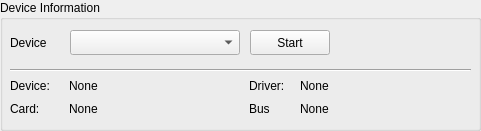
      <widget class="QGroupBox" name="groupBoxCaptureDeviceInformation">
       <property name="geometry">
        <rect>
         <x>10</x>
         <y>10</y>
         <width>481</width>
         <height>131</height>
        </rect>
       </property>
       <property name="title">
        <string>Device Information</string>
       </property>
       <widget class="QLabel" name="labelCaptureDeviceInformationDeviceFIxed">
        <property name="geometry">
         <rect>
          <x>10</x>
          <y>30</y>
          <width>50</width>
          <height>25</height>
         </rect>
        </property>
        <property name="minimumSize">
         <size>
          <width>50</width>
          <height>25</height>
         </size>
        </property>
        <property name="maximumSize">
         <size>
          <width>50</width>
          <height>25</height>
         </size>
        </property>
        <property name="text">
         <string>Device</string>
        </property>
       </widget>
       <widget class="QComboBox" name="comboBoxCaptureDeviceInformation">
        <property name="geometry">
         <rect>
          <x>70</x>
          <y>30</y>
          <width>170</width>
          <height>25</height>
         </rect>
        </property>
        <property name="minimumSize">
         <size>
          <width>170</width>
          <height>25</height>
         </size>
        </property>
        <property name="maximumSize">
         <size>
          <width>170</width>
          <height>25</height>
         </size>
        </property>
       </widget>
       <widget class="QPushButton" name="pushButtonCaptureDeviceInformationStart">
        <property name="geometry">
         <rect>
          <x>250</x>
          <y>30</y>
          <width>80</width>
          <height>25</height>
         </rect>
        </property>
        <property name="minimumSize">
         <size>
          <width>80</width>
          <height>25</height>
         </size>
        </property>
        <property name="maximumSize">
         <size>
          <width>80</width>
          <height>25</height>
         </size>
        </property>
        <property name="text">
         <string>Start</string>
        </property>
       </widget>
       <widget class="QLabel" name="labelCaptureDeviceInformationDeviceFixed">
        <property name="geometry">
         <rect>
          <x>10</x>
          <y>77</y>
          <width>61</width>
          <height>17</height>
         </rect>
        </property>
        <property name="text">
         <string>Device:</string>
        </property>
       </widget>
       <widget class="Line" name="lineCaptureDeviceInformation">
        <property name="geometry">
         <rect>
          <x>10</x>
          <y>60</y>
          <width>461</width>
          <height>20</height>
         </rect>
        </property>
        <property name="orientation">
         <enum>Qt::Horizontal</enum>
        </property>
       </widget>
       <widget class="QLabel" name="labelCaptureDeviceInformationDevice">
        <property name="geometry">
         <rect>
          <x>69</x>
          <y>77</y>
          <width>161</width>
          <height>17</height>
         </rect>
        </property>
        <property name="text">
         <string>None</string>
        </property>
       </widget>
       <widget class="QLabel" name="labelCaptureDeviceInformationCardFixed">
        <property name="geometry">
         <rect>
          <x>10</x>
          <y>100</y>
          <width>34</width>
          <height>17</height>
         </rect>
        </property>
        <property name="text">
         <string>Card:</string>
        </property>
       </widget>
       <widget class="QLabel" name="labelCaptureDeviceInformationCard">
        <property name="geometry">
         <rect>
          <x>69</x>
          <y>100</y>
          <width>161</width>
          <height>17</height>
         </rect>
        </property>
        <property name="text">
         <string>None</string>
        </property>
       </widget>
       <widget class="QLabel" name="labelCaptureDeviceInformationDriverFixed">
        <property name="geometry">
         <rect>
          <x>249</x>
          <y>77</y>
          <width>61</width>
          <height>17</height>
         </rect>
        </property>
        <property name="text">
         <string>Driver:</string>
        </property>
       </widget>
       <widget class="QLabel" name="labelCaptureDeviceInformationDriver">
        <property name="geometry">
         <rect>
          <x>300</x>
          <y>77</y>
          <width>161</width>
          <height>17</height>
         </rect>
        </property>
        <property name="text">
         <string>None</string>
        </property>
       </widget>
       <widget class="QLabel" name="labelCaptureDeviceInformationBus">
        <property name="geometry">
         <rect>
          <x>300</x>
          <y>100</y>
          <width>161</width>
          <height>17</height>
         </rect>
        </property>
        <property name="text">
         <string>None</string>
        </property>
       </widget>
       <widget class="QLabel" name="labeCaptureDeviceInformationlBusFixed">
        <property name="geometry">
         <rect>
          <x>249</x>
          <y>100</y>
          <width>41</width>
          <height>17</height>
         </rect>
        </property>
        <property name="text">
         <string>Bus</string>
        </property>
       </widget>
      </widget>
